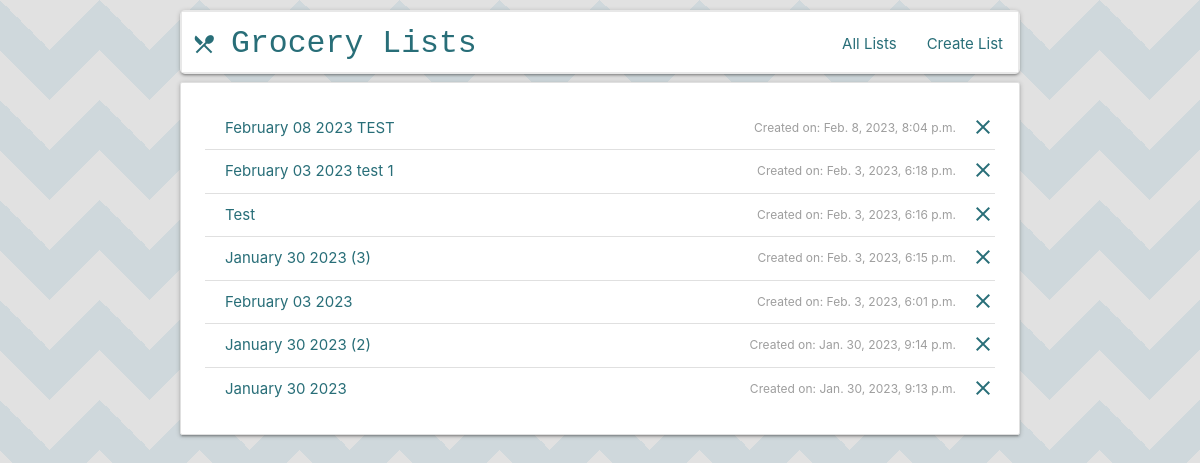
Page /groceries/ on the earlier database version.
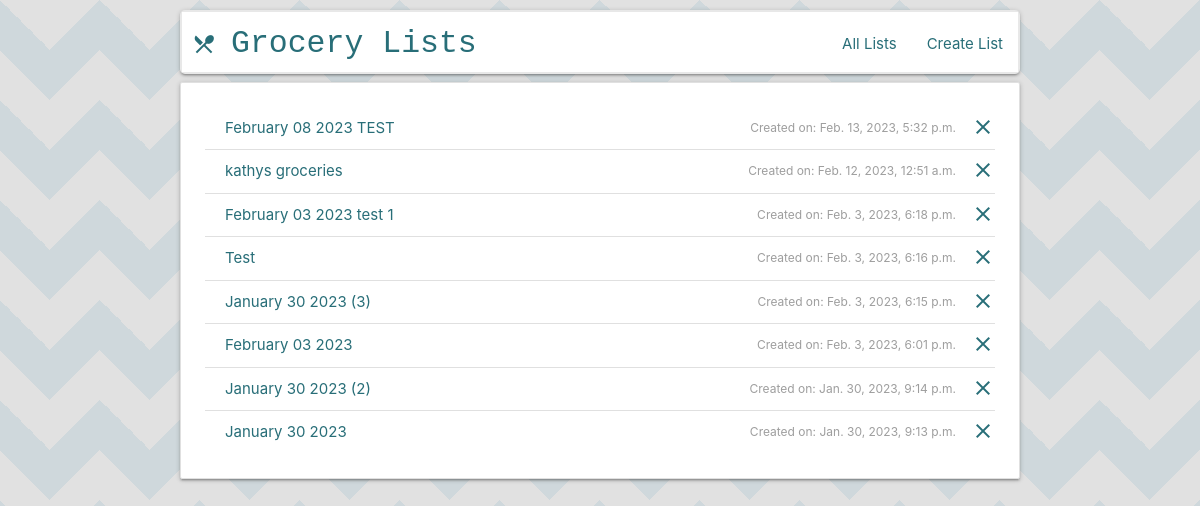
Same page on the later database version.
### grocery_lists/models.py (models this page shows, shortened)
class GroceryList(models.Model):
    name = models.CharField(max_length=100, default=default_grocery_list_name(), unique=True)
    created_on = models.DateTimeField(auto_now=True)

### grocery_lists/views.py (the view)
# urls.py: path('', views.ListGroceryListView.as_view(), name='list'),
class ListGroceryListView(ListView):
    model = GroceryList
    paginate_by = 10
    ordering = ['-created_on']

### grocery_lists/templates/grocery_lists/grocerylist_list.html (shortened to what this page needs)
{% extends "grocery_lists/base.html" %}
{% block content %}
<div class="collection card-panel">
    {% for list in object_list %}
        <a class="delete-icon" href="{% url 'groceries:delete' list.pk %}"><i class="material-icons right" style="padding-top: 8px">clear</i></a>
        <a href="{% url 'groceries:detail' list.pk %}" class="collection-item">{{list.name}}
            <label class="right">Created on: {{list.created_on}}</label>
        </a>
    {% endfor %}
  </div>
{% endblock %}

### grocery_lists/templates/grocery_lists/base.html (shortened to what this page needs)
<link rel="stylesheet" href="https://cdnjs.cloudflare.com/ajax/libs/materialize/1.0.0/css/materialize.min.css">
<div class="container" style="padding-top:10px">
  <nav>
    <div class="nav-wrapper white">
      <a href="{% url 'groceries:list' %}" class="brand-logo">
        <span class="logo-container"><i class="material-icons left logo-icon">restaurant_menu</i>Grocery Lists</a></span>
      <ul id="nav-mobile" class="right hide-on-med-and-down">
        <li><a href="{% url 'groceries:list' %}">All Lists</a></li>
        <li><a href="{% url 'groceries:create' %}">Create List</a></li>
      </ul>
    </div>
  </nav>
{% block content %}
{% endblock %}
</div>

### grocery_lists/templates/grocery_lists/base.html (style rules this page uses)
.brand-logo, a { color: #286e78 !Important; }
.brand-logo { padding-left: 10px !Important; font-family: monospace; }
.logo-icon { padding-right: -5px !Important; margin-right: 5px; border: 2px 0 2px 0 solid white; }
nav { background-color: #f8f8f8; border-radius: 5px; border: 2px solid #e8e8e8 }

Differences in the rows shown:
changed GroceryList: created_on "Feb. 8, 2023, 8:04 p.m." → "Feb. 13, 2023, 5:32 p.m."
added GroceryList: name "kathys groceries", created_on "Feb. 12, 2023, 12:51 a.m."
